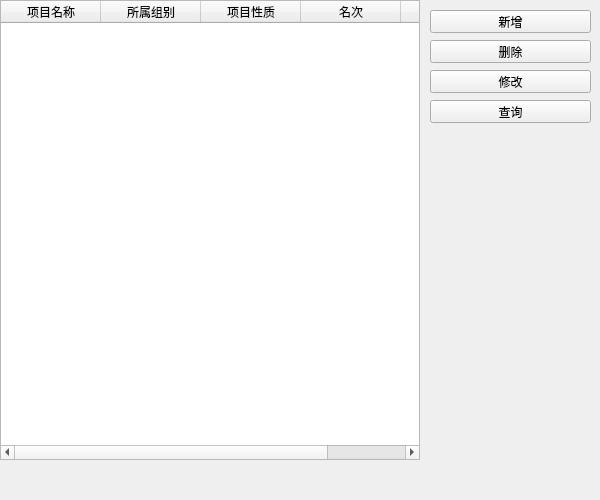
<?xml version="1.0" encoding="UTF-8"?>
<ui version="4.0">
 <class>management_of_competition</class>
 <widget class="QWidget" name="management_of_competition">
  <property name="geometry">
   <rect>
    <x>0</x>
    <y>0</y>
    <width>600</width>
    <height>500</height>
   </rect>
  </property>
  <property name="windowTitle">
   <string>management_of_competition</string>
  </property>
  <widget class="QTableWidget" name="tableWidget">
   <property name="geometry">
    <rect>
     <x>0</x>
     <y>0</y>
     <width>420</width>
     <height>460</height>
    </rect>
   </property>
   <column>
    <property name="text">
     <string>项目名称</string>
    </property>
   </column>
   <column>
    <property name="text">
     <string>所属组别</string>
    </property>
   </column>
   <column>
    <property name="text">
     <string>项目性质</string>
    </property>
   </column>
   <column>
    <property name="text">
     <string>名次</string>
    </property>
   </column>
   <column>
    <property name="text">
     <string>得奖情况</string>
    </property>
   </column>
  </widget>
  <widget class="QPushButton" name="pushButton_Add">
   <property name="geometry">
    <rect>
     <x>430</x>
     <y>10</y>
     <width>161</width>
     <height>23</height>
    </rect>
   </property>
   <property name="text">
    <string>新增</string>
   </property>
  </widget>
  <widget class="QPushButton" name="pushButton_Delete">
   <property name="geometry">
    <rect>
     <x>430</x>
     <y>40</y>
     <width>161</width>
     <height>23</height>
    </rect>
   </property>
   <property name="text">
    <string>删除</string>
   </property>
  </widget>
  <widget class="QPushButton" name="pushButton_Modify">
   <property name="geometry">
    <rect>
     <x>430</x>
     <y>70</y>
     <width>161</width>
     <height>23</height>
    </rect>
   </property>
   <property name="text">
    <string>修改</string>
   </property>
  </widget>
  <widget class="QPushButton" name="pushButton_Search">
   <property name="geometry">
    <rect>
     <x>430</x>
     <y>100</y>
     <width>161</width>
     <height>23</height>
    </rect>
   </property>
   <property name="text">
    <string>查询</string>
   </property>
  </widget>
 </widget>
 <resources/>
 <connections>
  <connection>
   <sender>pushButton_Add</sender>
   <signal>clicked()</signal>
   <receiver>management_of_competition</receiver>
   <slot>pushButton_Add_clicked()</slot>
   <hints>
    <hint type="sourcelabel">
     <x>342</x>
     <y>18</y>
    </hint>
    <hint type="destinationlabel">
     <x>305</x>
     <y>166</y>
    </hint>
   </hints>
  </connection>
  <connection>
   <sender>pushButton_Delete</sender>
   <signal>clicked()</signal>
   <receiver>management_of_competition</receiver>
   <slot>pushButton_Delete_clicked()</slot>
   <hints>
    <hint type="sourcelabel">
     <x>328</x>
     <y>52</y>
    </hint>
    <hint type="destinationlabel">
     <x>293</x>
     <y>194</y>
    </hint>
   </hints>
  </connection>
  <connection>
   <sender>pushButton_Modify</sender>
   <signal>clicked()</signal>
   <receiver>management_of_competition</receiver>
   <slot>pushButton_Modify_clicked()</slot>
   <hints>
    <hint type="sourcelabel">
     <x>352</x>
     <y>78</y>
    </hint>
    <hint type="destinationlabel">
     <x>289</x>
     <y>232</y>
    </hint>
   </hints>
  </connection>
  <connection>
   <sender>pushButton_Search</sender>
   <signal>clicked()</signal>
   <receiver>management_of_competition</receiver>
   <slot>pushButton_Search_clicked()</slot>
   <hints>
    <hint type="sourcelabel">
     <x>365</x>
     <y>115</y>
    </hint>
    <hint type="destinationlabel">
     <x>290</x>
     <y>269</y>
    </hint>
   </hints>
  </connection>
 </connections>
 <slots>
  <slot>pushButton_Add_clicked()</slot>
  <slot>pushButton_Delete_clicked()</slot>
  <slot>pushButton_Modify_clicked()</slot>
  <slot>pushButton_Search_clicked()</slot>
 </slots>
</ui>
